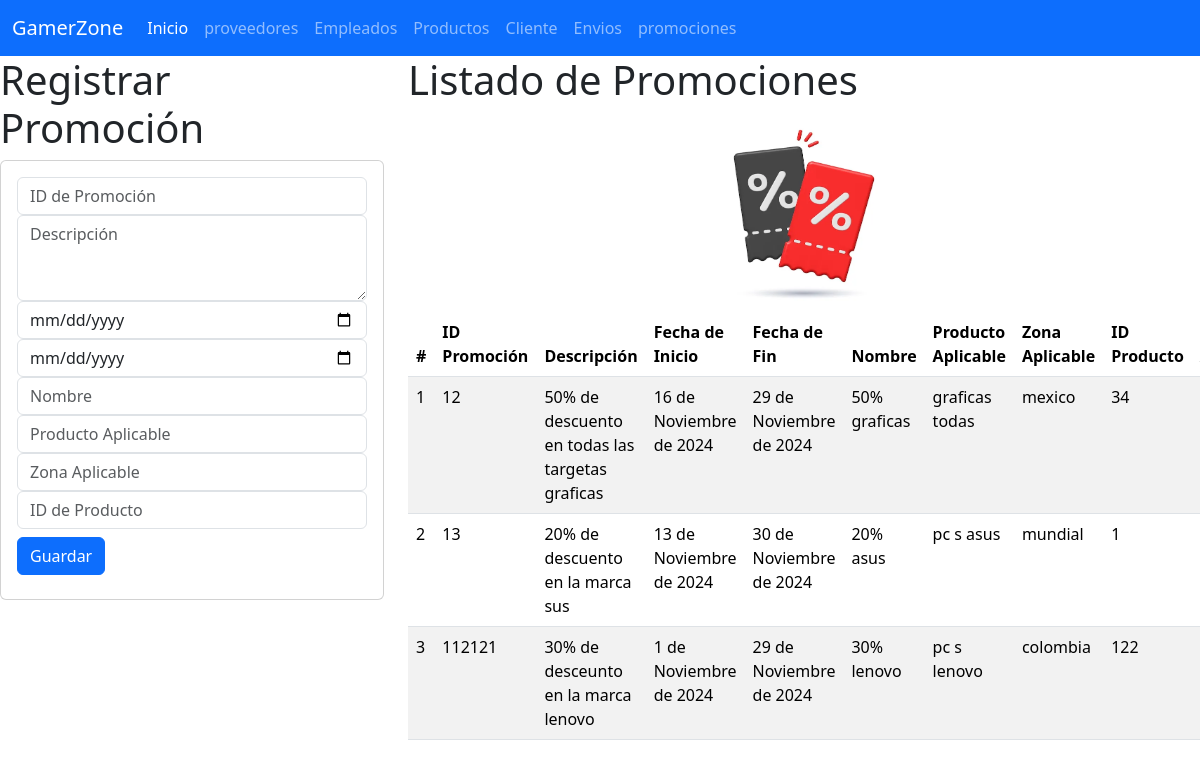
The page /inicio_vistaPromocion on the database its author committed.
### Promocion_app/models.py (models this page shows, shortened)
class Promocion(models.Model):
    id_promocion =models.IntegerField(primary_key=True)
    descripcion = models.TextField()  # Cambié de IntegerField a TextField para una mejor descripción
    fecha_inicio = models.DateField()
    fecha_fin = models.DateField()
    nombre = models.CharField(max_length=100)
    producto_aplicable = models.CharField(max_length=100)
    zona_aplicable = models.CharField(max_length=100)
    id_producto = models.IntegerField()

### Promocion_app/views.py (the view)
# urls.py: path("inicio_vistaPromocion", views.inicio_vistaPromocion, name="inicio_vistaPromocion"),
def inicio_vistaPromocion(request):
    laspromociones = Promocion.objects.all()
    return render(request, "gestionarPromocion.html", {"mispromociones": laspromociones})

### Promocion_app/templates/gestionarPromocion.html (shortened to what this page needs)
{% extends "base.html" %}
{% load static %}
{% block cuerpo %}
<div class="row">
    <div class="col-sm-12 col-md-4 col-lg-4 col-xl-4">
        <h1>Registrar Promoción</h1>
        <div class="card">
            <div class="card-body">
                <form action="/registrarPromocion/" method="POST">
                    <div class="form-group">
                        <input type="number" id="txtid_promocion" name="txtid_promocion" class="form-control" placeholder="ID de Promoción" required>
                    </div>
                    <div class="form-group">
                        <textarea id="txtdescripcion" name="txtdescripcion" class="form-control" placeholder="Descripción" rows="3" required></textarea>
                    </div>
                    <div class="form-group">
                        <input type="date" id="txtfecha_inicio" name="txtfecha_inicio" class="form-control" placeholder="Fecha de Inicio" required>
                    </div>
                    <div class="form-group">
                        <input type="date" id="txtfecha_fin" name="txtfecha_fin" class="form-control" placeholder="Fecha de Fin" required>
                    </div>
                    <div class="form-group">
                        <input type="text" id="txtnombre" name="txtnombre" class="form-control" placeholder="Nombre" maxLength="100" required>
                    </div>
                    <div class="form-group">
                        <input type="text" id="txtproducto_aplicable" name="txtproducto_aplicable" class="form-control" placeholder="Producto Aplicable" maxLength="100" required>
                    </div>
                    <div class="form-group">
                        <input type="text" id="txtzona_aplicable" name="txtzona_aplicable" class="form-control" placeholder="Zona Aplicable" maxLength="100" required>
                    </div>
                    <div class="form-group">
                        <input type="number" id="txtid_producto" name="txtid_producto" class="form-control" placeholder="ID de Producto" required>
                    </div>
                    <div class="form-group py-2">
                        <button type="submit" class="btn btn-primary">Guardar</button>
                    </div>
                </form>
            </div>
        </div>
    </div>
    <div class="col-sm-12 col-md-8 col-lg-8 col-xl-8">
        <h1>Listado de Promociones</h1>
        <img class="rounded mx-auto d-block" src="{% static 'img/promociones.jpg' %}" alt="alexis" style="width: 200px; height: 200px;" />
        <div class="table-responsive">
            <table class="table table-striped">
                <thead>
                    <tr>
                        <th scope="col">#</th>
                        <th scope="col">ID Promoción</th>
                        <th scope="col">Descripción</th>
                        <th scope="col">Fecha de Inicio</th>
                        <th scope="col">Fecha de Fin</th>
                        <th scope="col">Nombre</th>
                        <th scope="col">Producto Aplicable</th>
                        <th scope="col">Zona Aplicable</th>
                        <th scope="col">ID Producto</th>
                        <th colspan="2">Acciones</th>
                    </tr>
                </thead>
                <tbody>
                    {% for p in mispromociones %}
                    <tr>
                        <td>{{ forloop.counter }}</td>
                        <td>{{ p.id_promocion }}</td>
                        <td>{{ p.descripcion }}</td>
                        <td>{{ p.fecha_inicio }}</td>
                        <td>{{ p.fecha_fin }}</td>
                        <td>{{ p.nombre }}</td>
                        <td>{{ p.producto_aplicable }}</td>
                        <td>{{ p.zona_aplicable }}</td>
                        <td>{{ p.id_producto }}</td>
                        <td><a href="seleccionarPromocion/{{ p.id_promocion }}" class="btn btn-info">Editar</a></td>
                    </tr>
                    {% endfor %}
                </tbody>
            </table>
        </div>
    </div>
</div>
{% endblock %}

### rows shown on the page
Promocion: id_promocion "12", descripcion "50% de descuento en todas las targetas graficas", fecha_inicio "16 de Noviembre de 2024", fecha_fin "29 de Noviembre de 2024", nombre "50% graficas", producto_aplicable "graficas todas", zona_aplicable "mexico", id_producto "34"
Promocion: id_promocion "13", descripcion "20% de descuento en la marca sus", fecha_inicio "13 de Noviembre de 2024", fecha_fin "30 de Noviembre de 2024", nombre "20% asus", producto_aplicable "pc s asus", zona_aplicable "mundial", id_producto "1"
Promocion: id_promocion "112121", descripcion "30% de desceunto en la marca lenovo", fecha_inicio "1 de Noviembre de 2024", fecha_fin "29 de Noviembre de 2024", nombre "30% lenovo", producto_aplicable "pc s lenovo", zona_aplicable "colombia", id_producto "122"
